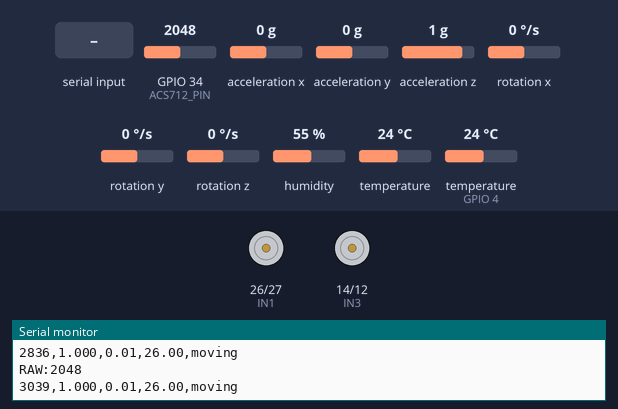
Bench run of a sketch on a simulated ESP32. Shown: motor-driver pin pairs drawn as motors (green arrow = first pin HIGH = forward, orange = second pin HIGH = backward, longer = more drive, scaled by the enable pin), the last lines printed to the serial monitor. The inputs (shaded band) are chosen by the test bench; at power-on: GPIO 34 (ACS712_PIN) = 2048, acceleration x 0 g, acceleration y 0 g, acceleration z 1 g, rotation x 0 °/s, rotation y 0 °/s, rotation z 0 °/s, humidity 55 %, temperature 24 °C, temperature (sensor on GPIO 4) 24 °C.

Above: at 3.2 s.
3.3 s: "normal" received over Serial
At 5.2 s:
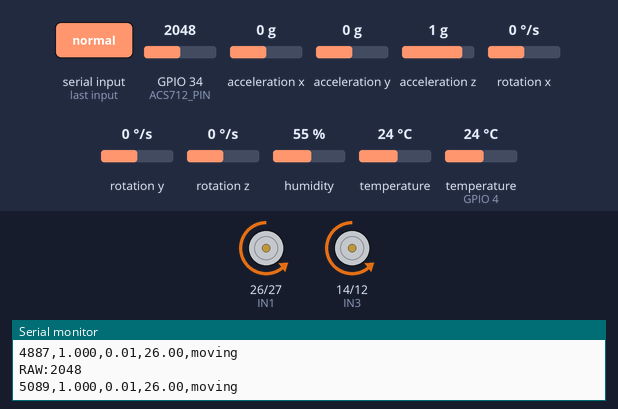
5.5 s: "n" received over Serial
At 6.3 s:
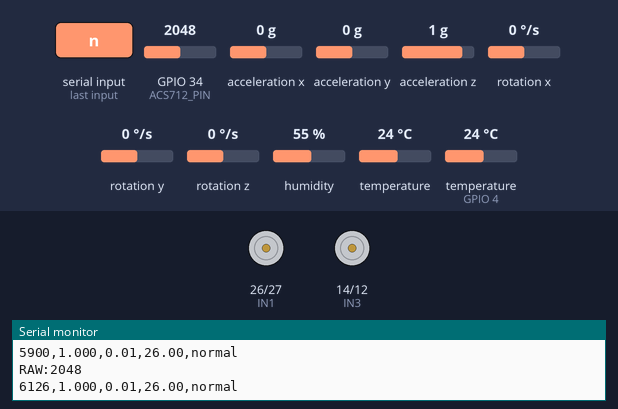
7.1 s: "m" received over Serial
At 7.7 s:
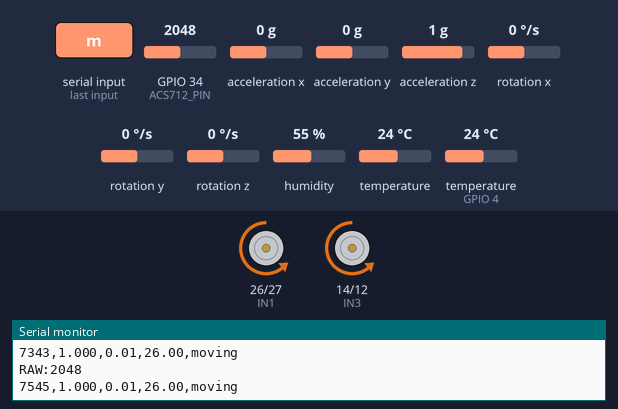
Timing chart, 0 to 10.1 s (numbered marks = the images above; inputs shaded):
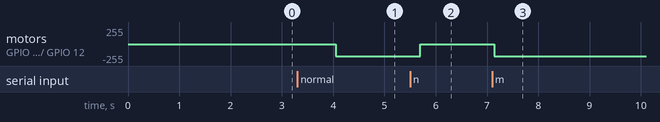

The sketch:

current_sensing_code.ino
```cpp
#include <Wire.h>
#include <Adafruit_MPU6050.h>
#include <Adafruit_Sensor.h>
#include <DHT.h>

// ----------- Pins -----------
#define ACS712_PIN 34
#define DHT_PIN 4
#define DHT_TYPE DHT11

// LEFT MOTOR
#define IN1 26
#define IN2 27
#define ENA 25

// RIGHT MOTOR
#define IN3 14
#define IN4 12
#define ENB 33

// ----------- Objects -----------
Adafruit_MPU6050 mpu;
DHT dht(DHT_PIN, DHT_TYPE);

// ----------- Variables -----------
String label = "moving";

int baseline_raw = 0;
bool baseline_set = false;

// ----------- Setup -----------
void setup() {
  Serial.begin(115200);

  pinMode(IN1, OUTPUT);
  pinMode(IN2, OUTPUT);
  pinMode(ENA, OUTPUT);

  pinMode(IN3, OUTPUT);
  pinMode(IN4, OUTPUT);
  pinMode(ENB, OUTPUT);

  dht.begin();

  if (!mpu.begin()) {
    Serial.println("MPU6050 not found!");
    while (1);
  }

  Serial.println("time,current_ratio,accel_mag,temp,label");

  delay(2000);
}

// ----------- Motor Control -----------

// Forward motion (corrected direction)
void moveForward() {
  // LEFT motor
  digitalWrite(IN1, LOW);
  digitalWrite(IN2, HIGH);

  // RIGHT motor (reversed logic)
  digitalWrite(IN3, LOW);
  digitalWrite(IN4, HIGH);

  analogWrite(ENA, 180);
  analogWrite(ENB, 180);
}

void stopMotor() {
  analogWrite(ENA, 0);
  analogWrite(ENB, 0);
}

// ----------- Loop -----------
void loop() {

  // ----------- Label Control -----------
  if (Serial.available()) {
    char c = Serial.read();

    if (c == 'n') {
      label = "normal";
      stopMotor();          // motor OFF for baseline
      baseline_set = false;
    }

    if (c == 'm') {
      label = "moving";
      moveForward();
    }

    if (c == 'b') {
      label = "blocked";
      moveForward();
    }
  }

  // ----------- Current (RAW + normalized) -----------
  int raw = analogRead(ACS712_PIN);
  Serial.print("RAW:");
  Serial.println(raw);

  if (!baseline_set && label == "normal") {
    baseline_raw = raw;
    baseline_set = true;
  }

  float current_ratio = baseline_set ? (float)raw / baseline_raw : 1.0;

  // ----------- MPU6050 (Vibration) -----------
  sensors_event_t a, g, temp_mpu;
  mpu.getEvent(&a, &g, &temp_mpu);

  float accel_mag = sqrt(
    a.acceleration.x * a.acceleration.x +
    a.acceleration.y * a.acceleration.y +
    a.acceleration.z * a.acceleration.z
  );

  // Remove gravity effect (~9.8)
  float vibration = abs(accel_mag - 9.8);

  // ----------- Temperature (calibrated) -----------
  float temperature = dht.readTemperature();

  if (isnan(temperature) || temperature < 10) {
    temperature = 30.0;   // fallback (room temp)
  }

  temperature += 2.0;     // calibration offset

  // ----------- Output CSV -----------
  Serial.print(millis());
  Serial.print(",");
  Serial.print(current_ratio, 3);
  Serial.print(",");
  Serial.print(vibration);
  Serial.print(",");
  Serial.print(temperature);
  Serial.print(",");
  Serial.println(label);

  delay(200);
}
```

Measured:
- after the input at 3.3 s, motor on GPIO 26 (IN1) / GPIO 27 (IN2), motor on GPIO 14 (IN3) / GPIO 12 (IN4): stopped → backward 180/255 after 0.75 s
- after the input at 5.5 s, motor on GPIO 26 (IN1) / GPIO 27 (IN2), motor on GPIO 14 (IN3) / GPIO 12 (IN4): backward 180/255 → stopped after 0.20 s
- after the input at 7.1 s, motor on GPIO 26 (IN1) / GPIO 27 (IN2), motor on GPIO 14 (IN3) / GPIO 12 (IN4): stopped → backward 180/255 at once
